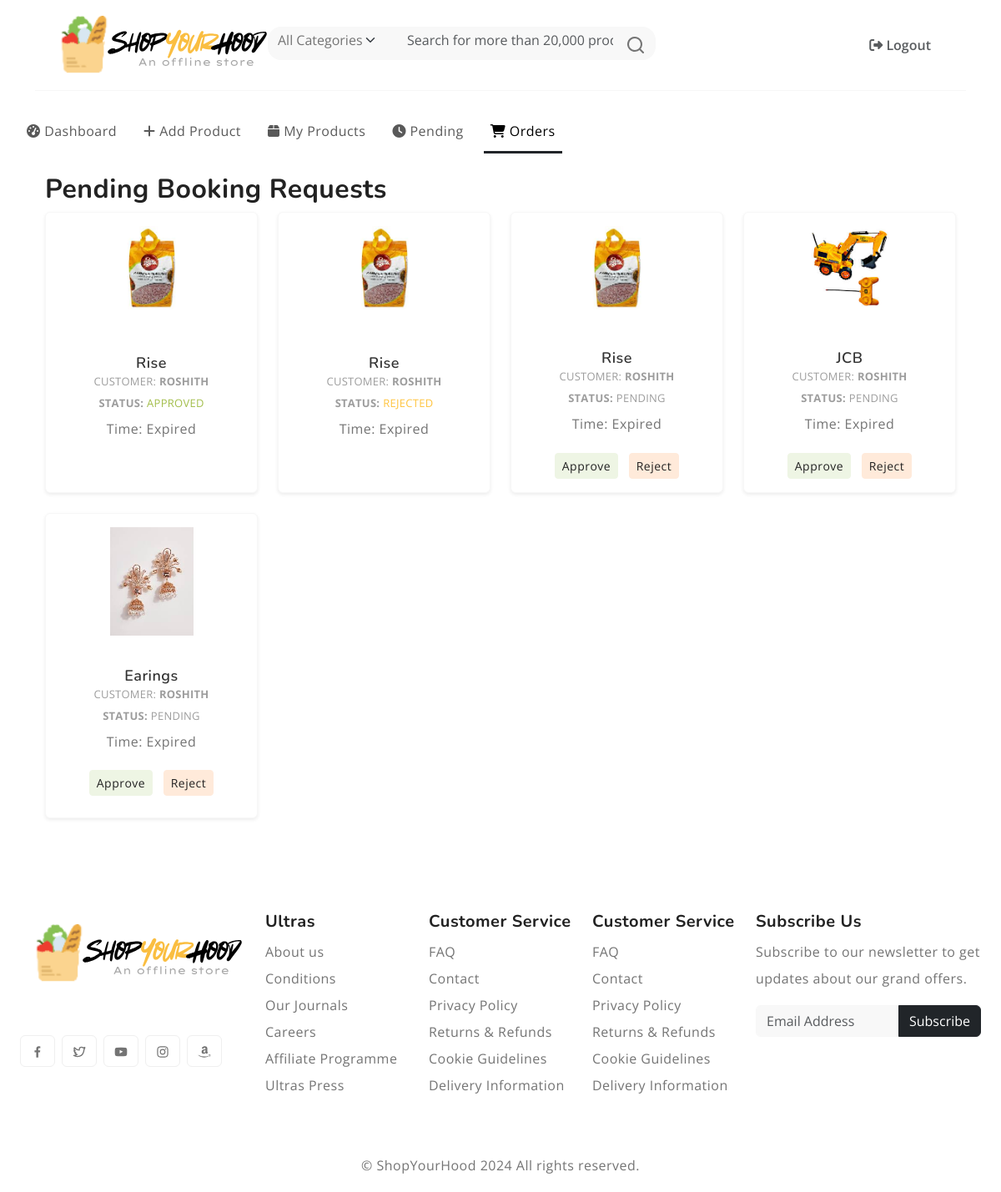
/order/shop_owner_requests/ (signed in), run on the app's committed database.
### order/models.py (models this page shows, shortened)
class OrderRequest(models.Model):
    booking = models.ForeignKey(Booking, on_delete=models.CASCADE)
    shop_owner = models.ForeignKey(settings.AUTH_USER_MODEL, related_name='order_requests', on_delete=models.CASCADE)
    status = models.CharField(max_length=10, choices=[('pending', 'Pending'), ('approved', 'Approved'), ('rejected', 'Rejected')], default='pending')
    created_at = models.DateTimeField(auto_now_add=True)

class Booking(models.Model):
    customer = models.ForeignKey(settings.AUTH_USER_MODEL, on_delete=models.CASCADE)
    product = models.ForeignKey(Product, on_delete=models.CASCADE)
    shop = models.ForeignKey(ShopProfile, on_delete=models.CASCADE)
    status = models.CharField(max_length=10, choices=[('pending', 'Pending'), ('approved', 'Approved'), ('rejected', 'Rejected')], default='pending')
    created_at = models.DateTimeField(auto_now_add=True)
    expires_at = models.DateTimeField(null=True, blank=True)

### products/models.py (models this page shows, shortened)
class Product(models.Model):
    CATEGORY_CHOICES = [
        ('electronics', 'Electronics'),
        ('fashion', 'Fashion'),
        ('home', 'Home & Kitchen'),
        ('books', 'Books'),
        ('toys', 'Toys & Games'),
    ]
    name = models.CharField(max_length=255)
    category = models.CharField(max_length=255, choices=CATEGORY_CHOICES)
    description = models.TextField()
    image = models.ImageField(upload_to='product_images/')
    is_verified = models.BooleanField(default=False)
    added_by = models.ForeignKey(ShopProfile, on_delete=models.SET_NULL, null=True, blank=True)

### authentication/models.py (models this page shows)
class CustomUser(AbstractUser):
    USER_TYPE_CHOICES = (
        (1, 'customer'),
        (2, 'shop_owner'),
        (3, 'admin'),
    )
    user_type = models.PositiveSmallIntegerField(choices=USER_TYPE_CHOICES)

### order/views.py (the view)
# urls.py: path('shop_owner_requests/', views.shop_owner_requests, name='shop_owner_requests'),
@login_required
def shop_owner_requests(request):
    requests = OrderRequest.objects.filter(shop_owner=request.user)
    for req in requests:
        if req.booking.expires_at:  # Check if expires_at is not None
            req.remaining_time = req.booking.expires_at - timezone.now()
        else:
            req.remaining_time = None  # or set to zero/another default value if needed
    return render(request, 'order/shop_owner_requests.html', {'requests': requests})

### order/templates/order/shop_owner_requests.html (shortened to what this page needs)
{% extends 'layout.html' %}
{% block content %}
<div class="container">
    <h2>Pending Booking Requests</h2>
    {% for request in requests %}
        {% if forloop.first or forloop.counter0|divisibleby:4 %}
        <div class="row mt-2">
        {% endif %}
        <div class="col-md-3 mb-3 d-flex align-items-stretch">
            <div class="product-item p-3 border rounded shadow-sm w-100 h-100 d-flex flex-column">
                <div class="h-50">
                <figure class="text-center" style="background-color: white;">
                    <img src="{{ request.booking.product.image.url }}" class="tab-image"
                         alt="{{ request.booking.product.name }}" width="100" height="120">
                </figure>
            </div>
                <h3 class="h6 text-center">{{ request.booking.product.name }}</h3>
                <span class="qty d-block text-center">Customer: <strong>{{ request.booking.customer.username }}</strong></span>
                <div class="text-center">
                    <span class="qty d-inline-flex ">
                        <strong>Status:</strong>
                        <p class="mb-0 ms-1
                            {% if request.status == 'approved' %}text-success
                            {% elif request.status == 'rejected' %}text-primary
                            {% endif %}">
                            {{ request.status }}
                        </p>
                    </span>
                </div>
                <p class="card-text text-center">
                    Time:
                    {% if request.remaining_time %}
                    <span id="countdown-{{ request.id }}"
                    data-time-remaining="{{ request.remaining_time.total_seconds|default:86400 }}">
              </span>
                    {% else %}
                        <span class="text-muted">Expired or timer not set</span>
                    {% endif %}
                </p>
                {% if request.status == 'pending' %}
                <div class="text-center ">
                    <a href="{% url 'handle_order_request' request.id 'approve' %}" class="btn btn-success btn-sm me-2">Approve</a>
                    <a href="{% url 'handle_order_request' request.id 'reject' %}" class="btn btn-danger btn-sm">Reject</a>
                </div>
                {% endif %}
            </div>
        </div>
        {% if forloop.counter|divisibleby:4 or forloop.last %}
        </div>
        {% endif %}
    {% empty %}
    <div class="alert alert-warning" role="alert">
        No pending requests.
    </div>
    {% endfor %}
</div>
{% endblock %}

### static/style.css (style rules this page uses)
:root { --header-height : 160px; --header-height-min : 80px; }
:root { --accent-color : #FFC43F; --dark-color : #222222; --light-dark-color : #727272; --light-color : #fff; --grey-color : #dbdbdb; --light-grey-color : #fafafa; --primary-color : #6995B1; --light-primary-color : #eef1f3; }
:root { --body-font : "Open Sans", sans-serif; --heading-font : "Nunito", sans-serif; }
body { --bs-link-color: #333; --bs-link-hover-color:#333; --bs-link-color-rgb: 40,40,40; --bs-link-hover-color-rgb: 0,0,0; --bs-light-rgb: 248, 248, 248; --bs-font-sans-serif: "Open Sans", sans-serif; --bs-body-font-family: var(--bs-font-sans-serif); --bs-body-font-size: 1rem; --bs-body-font-weight: 400; --bs-body-line-height: 2; --bs-body-color: #747474; --bs-primary: #FFC43F; --bs-primary-rgb: 255, 196, 63; --bs-success: #a3be4c; --bs-success-rgb: 163, 190, 76; --bs-primary-bg-subtle: #FFF9EB; --bs-success-bg-subtle: #eef5e5; --bs-border-color: #F7F7F7; --bs-secondary-rgb: 230, 243, 251; --bs-danger-rgb: 249, 235, 231; --bs-warning-rgb: 255, 249, 235; --bs-info-rgb: 230, 243, 250; }
.btn-success { --bs-btn-color: #222; --bs-btn-bg: #EEF5E4; --bs-btn-border-color: #EEF5E4; --bs-btn-hover-color: #222; --bs-btn-hover-bg: #9de3c2; --bs-btn-hover-border-color: #9de3c2; --bs-btn-focus-shadow-rgb: 60,153,110; --bs-btn-active-color: #222; --bs-btn-active-bg: #9de3c2; --bs-btn-active-border-color: #9de3c2; --bs-btn-active-shadow: inset 0 3px 5px rgba(0, 0, 0, 0.125); --bs-btn-disabled-color: #222; --bs-btn-disabled-bg: #EEF5E4; --bs-btn-disabled-border-color: #EEF5E4; }
.btn-danger { --bs-btn-color: #222; --bs-btn-bg: #FFEADA; --bs-btn-border-color: #FFEADA; --bs-btn-hover-color: #222; --bs-btn-hover-bg: #ecc9af; --bs-btn-hover-border-color: #ecc9af; --bs-btn-focus-shadow-rgb: 60,153,110; --bs-btn-active-color: #222; --bs-btn-active-bg: #ecc9af; --bs-btn-active-border-color: #ecc9af; --bs-btn-active-shadow: inset 0 3px 5px rgba(0, 0, 0, 0.125); --bs-btn-disabled-color: #222; --bs-btn-disabled-bg: #FFEADA; --bs-btn-disabled-border-color: #FFEADA; }
body { letter-spacing: 0.03em; }
h1,h2,h3,h4,h5,h6 { font-family: var(--heading-font); color: var(--dark-color); font-weight: 700; }
.container, .container-fluid, .container-lg, .container-md, .container-sm, .container-xl, .container-xxl { --bs-gutter-x: 3rem; }
.text-center { text-align: center; }
.product-item { position: relative; padding: 16px; background: #FFFFFF; border: 1px solid #FBFBFB; box-shadow: 0px 5px 22px rgba(0, 0, 0, 0.04); border-radius: 16px; margin-bottom: 30px; transition: box-shadow 0.3s ease-out; }
.product-item h3 { display: block; width: 100%; font-weight: 600; font-size: 18px; line-height: 25px; text-transform: capitalize; color: #333333; margin: 0; }
.product-item figure { background: #F9F9F9; border-radius: 12px; text-align: center; }
.product-item figure img { max-height: 210px; height: auto; }
.product-item .qty { font-weight: 400; font-size: 13px; line-height: 18px; letter-spacing: 0.02em; text-transform: uppercase; color: #9D9D9D; }

### data on the page
OrderRequest: booking.product.image (picture), booking.product.name "Rise", booking.customer.username "ROSHITH", status "APPROVED"
OrderRequest: booking.product.image (picture), booking.product.name "Rise", booking.customer.username "ROSHITH", status "REJECTED"
OrderRequest: booking.product.image (picture), booking.product.name "Rise", booking.customer.username "ROSHITH", status "PENDING", shows "Approve"
OrderRequest: booking.product.image (picture), booking.product.name "JCB", booking.customer.username "ROSHITH", status "PENDING", shows "Approve"
OrderRequest: booking.product.image (picture), booking.product.name "Earings", booking.customer.username "ROSHITH", status "PENDING", shows "Approve"

### other printed values
{{ item.name }} "Logout"
{{ item.name }} "Dashboard" "Add Product" "My Products" "Pending" "Orders"
